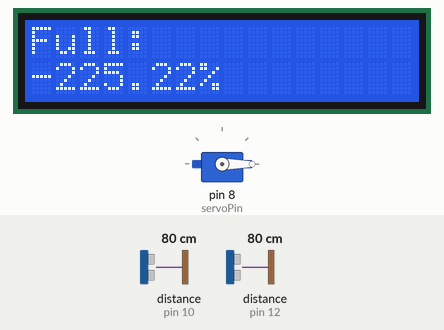
This sketch was run on a simulated Arduino Uno, built with avr-gcc and run on an emulated ATmega328P. Shown: 16×2 character LCD, servo. Wiring (inferred from the names in the program): 2 × ultrasonic range finder: trigger pin 9, echo pin 10 / trigger pin 11, echo pin 12. The test bench sets the inputs (shaded band); at power-on: distance to the obstacle (sensors on pin 12, pin 10) 80 cm. The echo pulse lasts 58.3 µs per cm; what the sketch prints to the serial monitor is not drawn.

Above: at 1.2 s.
1.3 s: distance to the obstacle (sensor on pin 12) set to 2 cm
At 1.9 s:
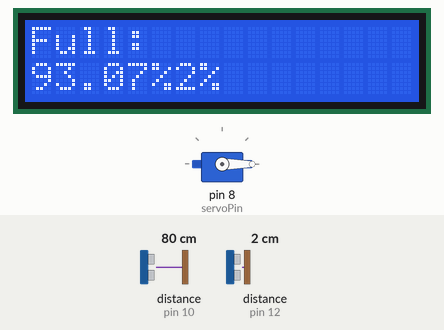
2.9 s: distance to the obstacle (sensor on pin 12) set to 23 cm
At 3.9 s:
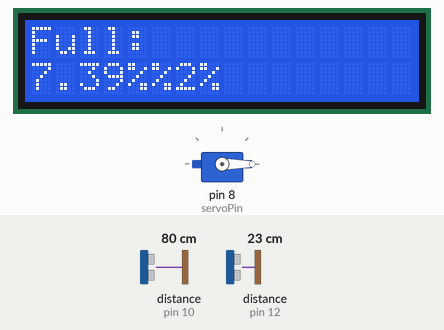
4.4 s: distance to the obstacle (sensor on pin 10) set to 23 cm
5.9 s: distance to the obstacle (sensor on pin 10) set to 18 cm
At 6.7 s:
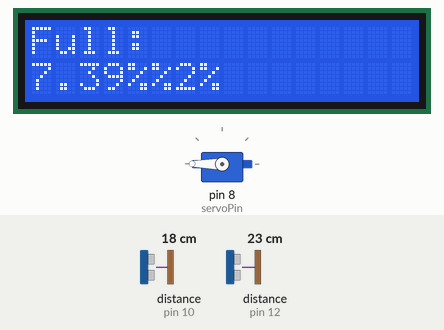
Timing chart, 0 to 13.3 s (numbered marks = the images above; inputs shaded):
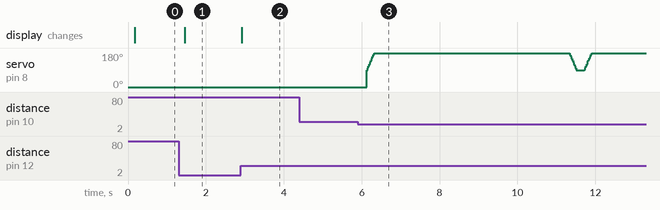

The sketch:

proiect_pmp.ino
```cpp
#include <Servo.h>
#include <LiquidCrystal.h>
//#include <LiquidCrystal_I2C.h>

LiquidCrystal lcd(7, 6, 5, 4, 3, 2);
//LiquidCrystal_I2C lcd( 0x3D, 16, 2);

const int trigPin = 9;
const int echoPin = 10;

const int trigPin1 = 11;
const int echoPin1 = 12;

Servo servo;
int servoPin = 8;
int pos = 0;

float duration, distance, duration1, distance1;

float height = 24.5 ;

void setup() {
  pinMode(trigPin, OUTPUT);
  pinMode(echoPin, INPUT);

  pinMode(trigPin1, OUTPUT);
  pinMode(echoPin1, INPUT);

  Serial.begin(9600);

  lcd.begin(16, 2);

  //lcd.backlight();

  lcd.clear();

  servo.attach(servoPin);
  servo.write(0);
}

void loop() {
  digitalWrite(trigPin, LOW);
  delayMicroseconds(2);
  digitalWrite(trigPin, HIGH);
  delayMicroseconds(10);
  digitalWrite(trigPin, LOW);

  duration = pulseIn(echoPin, HIGH);
  distance = (duration*.0343)/2;
  delay(100);


  // senzor pt cat de plin e cosul

  digitalWrite(trigPin1, LOW);
  delayMicroseconds(2);
  digitalWrite(trigPin1, HIGH);
  delayMicroseconds(10);
  digitalWrite(trigPin1, LOW);


  duration1 = pulseIn(echoPin1, HIGH);
  distance1 = (duration1*.0343)/2;
  Serial.print("Distance: ");
  float distance1_percentage = 100 - (distance1 * 100 / height);
  Serial.print(distance1_percentage);
  Serial.println("%");

  lcd.setCursor(0, 0);
  lcd.print("Full: ");
  lcd.setCursor(0, 1);
  lcd.print(distance1_percentage);
  lcd.print("%");

  delay(100);

  if ( distance < 20 ) {
    for (pos = 90; pos <= 180; pos += 1) { // goes from 0 degrees to 310 degrees
      // in steps of 1 degree
      servo.write(pos);              // tell servo to go to position in variable 'pos'
      delay(2);                       // waits 15ms for the servo to reach the position
    }

    delay(5000);
    for (pos = 180; pos >=90; pos -= 1) { // goes from 310 degrees to 0 degrees
    servo.write(pos);              // tell servo to go to position in variable 'p
      delay(2);                       // waits 15ms for the servo to reach the position
    }
  }


}
```

Measured:
- the behaviour switches between 21 and 20 cm on distance to the obstacle (sensor on pin 10) (found by bisection; images 2 and 3)
- after the input at 1.3 s, the display: changes after 0.15 s (image 1)
- after the input at 2.9 s, the display: changes at once (image 2)
- after the input at 4.4 s, every drawn part: stays the same
